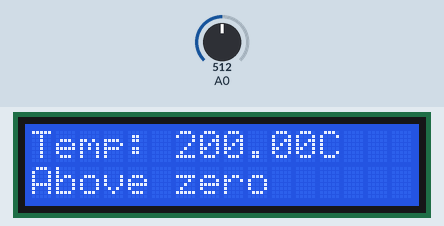
The sketch below on a simulated Arduino Uno, built with avr-gcc and run on an emulated ATmega328P. Shown: 16×2 character LCD. Inputs (shaded band) come from the test bench; at power-on: A0 = 512.

Above: at 1.2 s.
1.3 s: A0 set to 114
At 2.5 s:
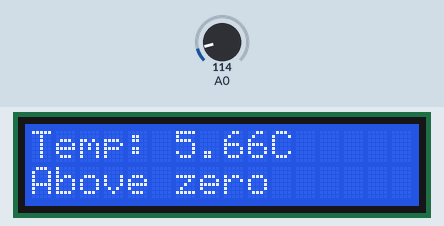
2.8 s: A0 set to 94
At 3.2 s:
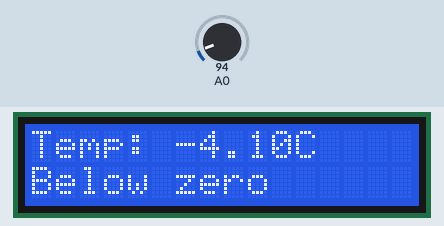
4.3 s: A0 set to 122
At 5.1 s:
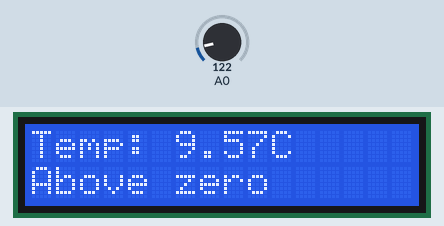
Timing chart, 0 to 7.3 s (numbered marks = the images above; inputs shaded):
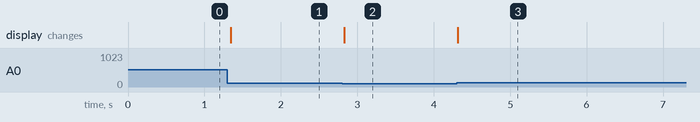

The sketch:

PSIR_2_1.ino
```cpp
#include <LiquidCrystal.h>

// initialize the library with the numbers of the interface pins
LiquidCrystal lcd(12, 11, 5, 4, 3, 2);

void setup() {
  pinMode(A0, INPUT);

  lcd.begin(16, 2);
  lcd.print("Temp: ");
}

void loop() {
  float temperature = getTemperature(analogRead(A0));

  lcd.setCursor(6, 0);
  lcd.print(temperature);
  lcd.print("C  ");

  lcd.setCursor(0, 1);

  if (temperature < 0) {
    lcd.print("Below zero");
  } else {
    lcd.print("Above zero");
  }

  delay(50);
}

float getTemperature(int analogInput) {
  float voltage = (analogInput * 5.0) / 1024.0;
  return (voltage - 0.5) * 100;
}
```

Measured:
- the behaviour switches between 103 and 102 on A0 (found by bisection; images 1 and 2)
- after the input at 1.3 s, the display: changes after 0.05 s (image 1)
- after the input at 2.8 s, the display: changes at once (image 2)
- after the input at 4.3 s, the display: changes at once (image 3)
